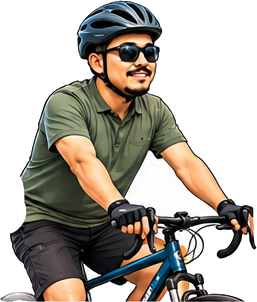
#> input picture cinematik-affiliate/assets/bapa/basikal.png, 257 x 302 px
$ python -i fx.py   (imports and definitions only)
#> lines starting #> are read from the running program, lines starting #| are printed output that depends on the picture; after the words box and inside, x2 and y2 are one past the last pixel; in counts of white or black regions, pixels touching at a corner belong together
#> further down, picture is the input picture: PIL image 257x302 RGBA; mean R, G, B, A 171.5, 165.1, 156, 140.2
"""The "16 efek" camera effects for render.py (see styles/16-efek.md), driven by "fx" in project.json:

    "fx": [{"kind": "checklist", "start": 0.9, "end": 34, "title": ["6 sebab", "ibu ayah pilih"], "items": [["Sebesar tapak tangan", 5.5], ...]},
           {"kind": "headline", "start": 0.9, "end": 4.3, "tag": "BERITA PELAJAR · HARI INI", "lines": ["Calon SPM 2027,", "mula dari sekarang"]},
           {"kind": "zoomcut", "at": 4.3},
           {"kind": "digizoom", "start": 4.3, "end": 8.8, "zoom": 1.35, "focus": [540, 1000]},
           {"kind": "papercut", "start": 8.9, "end": 10.5, "word": "senang bawa"},
           {"kind": "depth", "start": 10.5, "end": 14.3, "words": [["SEJARAH", 10.8, "back"], ["FIZIK", 11.3, "front"]], "scatter_at": 13.9},
           {"kind": "beforeafter", "start": 14.4, "end": 18.4, "labels": ["buku teks", "infografik"]},
           {"kind": "doodle", "start": 18.8, "end": 24.4},
           {"kind": "framebreak", "start": 24.4, "end": 34, "user": "ibu ayah", "caption": "untuk anak calon SPM"},
           {"kind": "highlight", "start": 0.2, "end": 6.6, "phrases": [["bila anak *mula remaja*", 2.4]]},
           {"kind": "comment", "start": 35.6, "end": null, "text": "DAPATKAN DI LINK BAWAH"}]

picture(...) changes the frame itself (zooms, backgrounds, wipes, text behind the person); overlays(...) gives the
images drawn on top. Times are voice times; render.load() moves them onto the sped-up video like the segments.
"""
import math, os

import cv2
import numpy as np
from PIL import Image, ImageDraw, ImageFilter, ImageFont

W, H = 1080, 1920
HERE = os.path.dirname(os.path.abspath(__file__))
YEL = (255, 214, 10)
INTER = "/usr/share/fonts/opentype/inter/"
SERIF = next((p for p in ("/usr/share/fonts/truetype/dejavu/DejaVuSerif-Bold.ttf",
                          "/usr/share/fonts/truetype/liberation/LiberationSerif-Bold.ttf") if os.path.exists(p)), INTER + "Inter-Bold.otf")
_fonts, cache = {}, {}

# [13 lines left out: functions font, jak, not called in this run]

def heavy(size): return font(os.path.join(HERE, "fonts", "ArchivoBlack-Regular.ttf"), size)

def ease(x): x = min(max(x, 0.0), 1.0); return 1 - (1 - x) ** 3
def ease_back(x, k=1.7): x = min(max(x, 0.0), 1.0); return 1 + (k + 1) * (x - 1) ** 3 + k * (x - 1) ** 2
def ramp(t, a, d): return min(max((t - a) / d, 0.0), 1.0) if d > 0 else float(t >= a)
def vis(t, s, tin=0.3, tout=0.25):
    return ease(ramp(t, s["start"], tin)) * (1 - ramp(t, s["end"] - tout, tout))
def active(cfg, t, *kinds):
    return [s for s in cfg.get("fx", []) if s["kind"] in kinds and s.get("start", s.get("at", 0) - 0.35) <= t < s.get("end", s.get("at", 0) + 0.3)]

def fade(img, a):
    if a >= 0.999: return img
    img = img.copy(); img.putalpha(img.getchannel("A").point(lambda v: int(v * a))); return img

# [254 lines left out: functions shadow, rounded, text, checklist, paper_strip, headline and 12 more, not called in this run]

STICKER_ANIMS = ("pop", "slide_r", "drop", "spin", "slide_l")

def sticker_anim(s):
    return s.get("anim") or STICKER_ANIMS[sum(map(ord, s["img"])) % len(STICKER_ANIMS)]

# [6 lines left out: function bounce_out, not called in this run]

def torn_paper(img, border=20, amp=17, seed=1):
    """the icon on a scrap of paper torn out of a sheet: ragged edge, grey paper fibres, one bite torn away"""
#> called with border = 20, amp = 17, seed = 1
    a = (np.asarray(img.getchannel("A")) > 40).astype(np.uint8); pad = border + amp + 12
#> after `a = (np.asarray(img.getchannel('A')) > 40).astype(np.uint8)`:
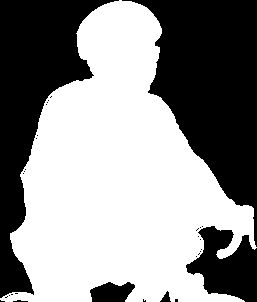
#> a: shape (302, 257); values 0 (black) and 1 (white), 56.3% white; 31 black regions (26 under 20 px), largest, box (x1, y1, x2, y2) and area: (122, 0, 257, 247) 16587, (0, 0, 119, 298) 13202, (186, 226, 257, 302) 3350, (90, 282, 135, 302) 676, (160, 291, 171, 302) 64
    A = np.pad(a, pad); h, w = A.shape
#> after `A = np.pad(a, pad)`: A: shape (400, 355); values 0 (black) and 1 (white), 30.7% white; 1 white region, box (x1, y1, x2, y2) and area: (49, 49, 306, 351) 43664
#> after `h, w = A.shape`: h = 400; w = 355
    ff = A.copy(); cv2.floodFill(ff, np.zeros((h + 2, w + 2), np.uint8), (0, 0), 2); filled = (ff != 2).astype(np.uint8)
#> after `cv2.floodFill(ff, np.zeros((h + 2, w + 2), np.uint8), (0, 0), 2)`:
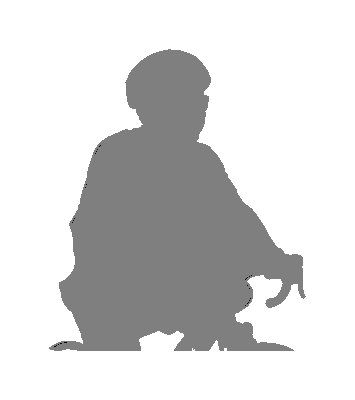
#> ff: shape (400, 355); min 0, max 2, mean 1.69; drawn with min black and max white
#> after `filled = (ff != 2).astype(np.uint8)`: filled: shape (400, 355); values 0 (black) and 1 (white), 30.8% white; 1 white region, box (x1, y1, x2, y2) and area: (49, 49, 306, 351) 43695
    dil = cv2.dilate(filled, cv2.getStructuringElement(cv2.MORPH_ELLIPSE, (border * 2 + 1, border * 2 + 1)))
#> dil: shape (400, 355); values 0 (black) and 1 (white), 48.2% white; 1 white region, box (x1, y1, x2, y2) and area: (29, 29, 326, 371) 68435
    dist = cv2.distanceTransform(dil, cv2.DIST_L2, 5); rng = np.random.default_rng(seed)
#> after `dist = cv2.distanceTransform(dil, cv2.DIST_L2, 5)`:
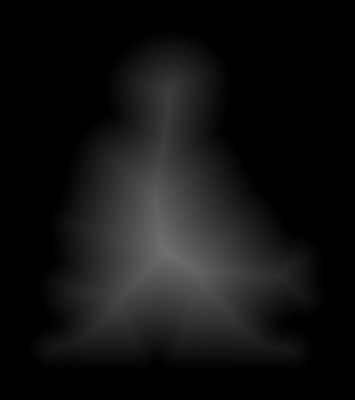
#> dist: shape (400, 355) float32; min 0, max 112.5, mean 18.3
    def nz(sig):
        n = cv2.GaussianBlur(rng.random((h, w)).astype(np.float32), (0, 0), sig); return (n - n.min()) / max(1e-6, n.max() - n.min())
    keep = (dist > amp * (0.35 * nz(0.8) + 0.35 * nz(2.5) + 0.3 * nz(12))).astype(np.uint8)
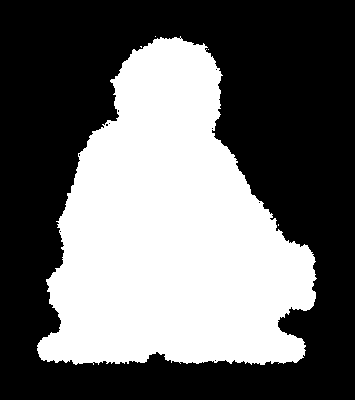
#> keep: shape (400, 355); values 0 (black) and 1 (white), 41.4% white; 5 white regions (4 under 20 px), largest, box (x1, y1, x2, y2) and area: (37, 36, 317, 365) 58834
    ys, xs = np.nonzero((dist > 0) & (dist < 3))
#> ys = 2852 values from 29 to 370; xs = 2852 values, max 325 at index 1697, min 29 at index 2116, mean 174.7
    if len(xs):
        k = rng.integers(len(xs)); r = border * 1.6; yy, xx = np.ogrid[:h, :w]
#> after `k = rng.integers(len(xs))`: k = 692
#> after `yy, xx = np.ogrid[:h, :w]`: yy = 400 values from 0 to 399
        keep[((xx - xs[k]) ** 2 + (yy - ys[k]) ** 2 < (r * (0.8 + 0.4 * nz(3))) ** 2) & (cv2.dilate(filled, np.ones((9, 9), np.uint8)) == 0)] = 0
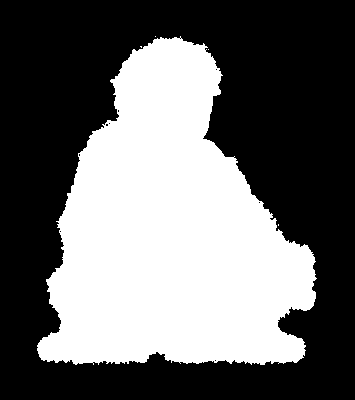
#> keep: shape (400, 355); values 0 (black) and 1 (white), 41.1% white; 5 white regions (4 under 20 px), largest, box (x1, y1, x2, y2) and area: (37, 36, 317, 365) 58337
    d2 = cv2.distanceTransform(keep, cv2.DIST_L2, 3)
    base = np.zeros((h, w, 4), np.float32); base[keep > 0] = (255, 255, 250, 255)
    rim = (keep > 0) & (d2 < 6); f = np.clip(d2[rim] / 6, 0, 1)[:, None]
#> after `rim = (keep > 0) & (d2 < 6)`:
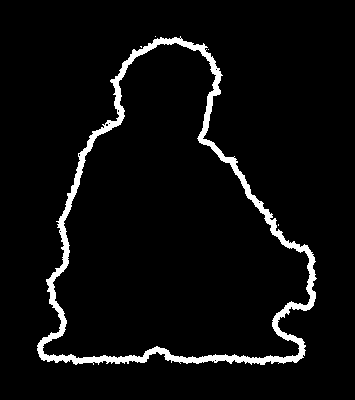
#> rim: shape (400, 355) bool; 4.9% white; 5 white regions (4 under 20 px), largest, box (x1, y1, x2, y2) and area: (37, 36, 317, 365) 6883
#> after `f = np.clip(d2[rim] / 6, 0, 1)[:, None]`: f = 6890 values, max 0.955 at index 182, min 0.159 at index 0, mean 0.509
    base[rim, :3] = np.array((196, 192, 182), np.float32) * (1 - f) + np.array((255, 255, 250), np.float32) * f
    out = Image.fromarray(base.astype(np.uint8), "RGBA").filter(ImageFilter.GaussianBlur(0.5)); out.alpha_composite(img, (pad, pad))
#> after `out.alpha_composite(img, (pad, pad))`:
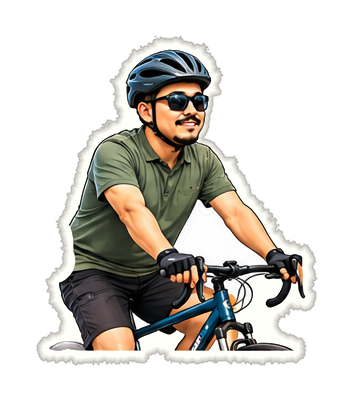
#> out: PIL image 355x400 RGBA; mean R, G, B, A 60.7, 57.6, 52.5, 104.8; transparent parts drawn white
    return out

# [263 lines left out: functions sticker, overlays, zoom, radial_blur, zoomcut, paper_bg and 8 more, not called in this run]

def needs_mask(cfg, t):
    return bool(active(cfg, t, "papercut", "depth", "doodle", "framebreak", "headline", "orbit"))

# [49 lines left out: functions picture, paint, not called in this run]

TIME_KEYS = ("start", "end", "at", "zoom_at", "scatter_at", "word_at", "scroll_at")

# [10 lines left out: function remap, not called in this run]

>>> from PIL import Image
>>> picture = Image.open('assets/bapa/basikal.png')
>>> result = torn_paper(picture)

$ run again, on cinematik-affiliate/assets/bapa/berfikir.png
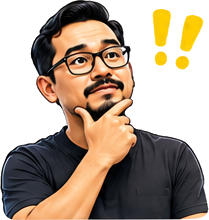
#> input picture cinematik-affiliate/assets/bapa/berfikir.png, 209 x 220 px
#> picture is the input picture: PIL image 209x220 RGBA; mean R, G, B, A 170.3, 153.7, 137.2, 154.7
#> in torn_paper, `a = (np.asarray(img.getchannel('A')) > 40).astype(np.uint8)`:
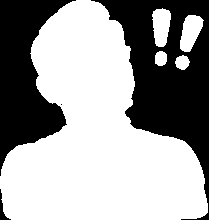
#> a: shape (220, 209); values 0 (black) and 1 (white), 62.2% white; 4 black regions (1 under 20 px), largest, box (x1, y1, x2, y2) and area: (91, 0, 209, 220) 10464, (0, 0, 76, 176) 6822, (0, 189, 11, 220) 101
#> A: shape (318, 307); values 0 (black) and 1 (white), 29.3% white; 5 white regions, box (x1, y1, x2, y2) and area: (49, 49, 257, 269) 27132, (229, 64, 253, 101) 582, (201, 57, 220, 96) 564, (224, 104, 239, 119) 162, (204, 100, 216, 115) 152
#> dil: shape (318, 307); values 0 (black) and 1 (white), 51.9% white; 1 black region, box (x1, y1, x2, y2) and area: (0, 0, 307, 318) 46947
#> ys = 2517 values from 29 to 288; xs = 2517 values, max 276 at index 1869, min 29 at index 1747, mean 161
#> k = 62
#> rim: shape (318, 307) bool; 6.2% white; 3 white regions (2 under 20 px), largest, box (x1, y1, x2, y2) and area: (36, 42, 270, 284) 6054
#> f = 6057 values, max 0.955 at index 191, min 0.159 at index 0, mean 0.511
#> in torn_paper, `out.alpha_composite(img, (pad, pad))`:
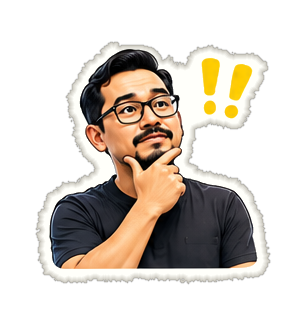
#> out: PIL image 307x318 RGBA; mean R, G, B, A 69.3, 61.6, 53.5, 109; transparent parts drawn white

$ run again, on cinematik-affiliate/assets/bapa/cuci_kereta.png
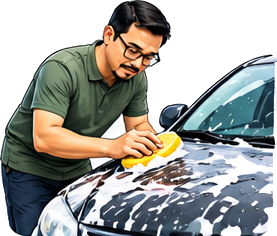
#> input picture cinematik-affiliate/assets/bapa/cuci_kereta.png, 277 x 236 px
#> picture is the input picture: PIL image 277x236 RGBA; mean R, G, B, A 154.3, 156.1, 153.1, 173.6
#> in torn_paper, `a = (np.asarray(img.getchannel('A')) > 40).astype(np.uint8)`:
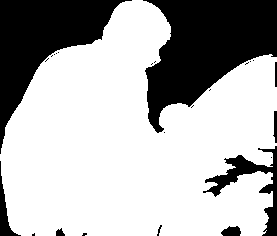
#> a: shape (236, 277); values 0 (black) and 1 (white), 69.5% white; 25 black regions (16 under 20 px), largest, box (x1, y1, x2, y2) and area: (143, 0, 277, 133) 10081, (0, 0, 132, 154) 7425, (203, 146, 277, 236) 1579
#> A: shape (334, 375); values 0 (black) and 1 (white), 36.3% white; 1 white region, box (x1, y1, x2, y2) and area: (49, 49, 326, 285) 45460
#> filled: shape (334, 375); values 0 (black) and 1 (white), 36.3% white; 1 white region, box (x1, y1, x2, y2) and area: (49, 49, 326, 285) 45486
#> dil: shape (334, 375); values 0 (black) and 1 (white), 54.9% white; 1 black region, box (x1, y1, x2, y2) and area: (0, 0, 375, 334) 56484
#> ys = 2699 values from 29 to 304; xs = 2699 values, max 345 at index 861, min 29 at index 1625, mean 195.6
#> k = 2436
#> rim: shape (334, 375) bool; 5.5% white; 3 white regions (2 under 20 px), largest, box (x1, y1, x2, y2) and area: (35, 35, 340, 299) 6853
#> f = 6855 values, max 0.955 at index 192, min 0.159 at index 0, mean 0.509
#> in torn_paper, `out.alpha_composite(img, (pad, pad))`:
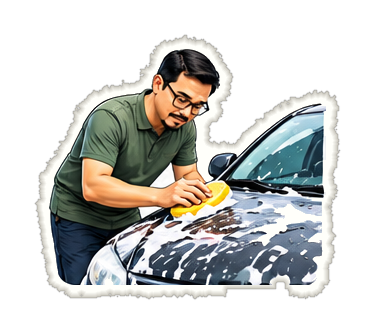
#> out: PIL image 375x334 RGBA; mean R, G, B, A 69.5, 70, 67.2, 120.1; transparent parts drawn white
